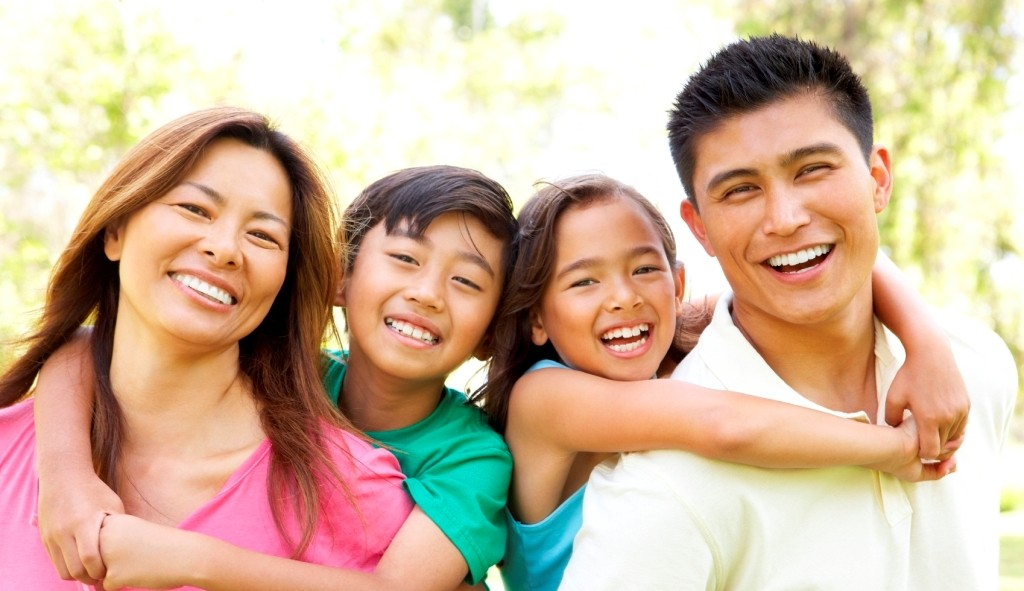
#> input picture people.jpg, 1024 x 591 px
$ jupyter execute B1-FaceDetection.ipynb
#> lines starting #> are read from the running program, lines starting #| are printed output that depends on the picture
[cell 1]
import numpy as np
import urllib
import matplotlib.pyplot as plt
import cv2
import sys
import os.path
from urllib.request import urlopen

source = cv2.imread("people.jpg")
#> source is the input picture: shape (591, 1024, 3); mean B, G, R 157, 181, 207.6

cvt = cv2.cvtColor(source, cv2.COLOR_BGR2GRAY)
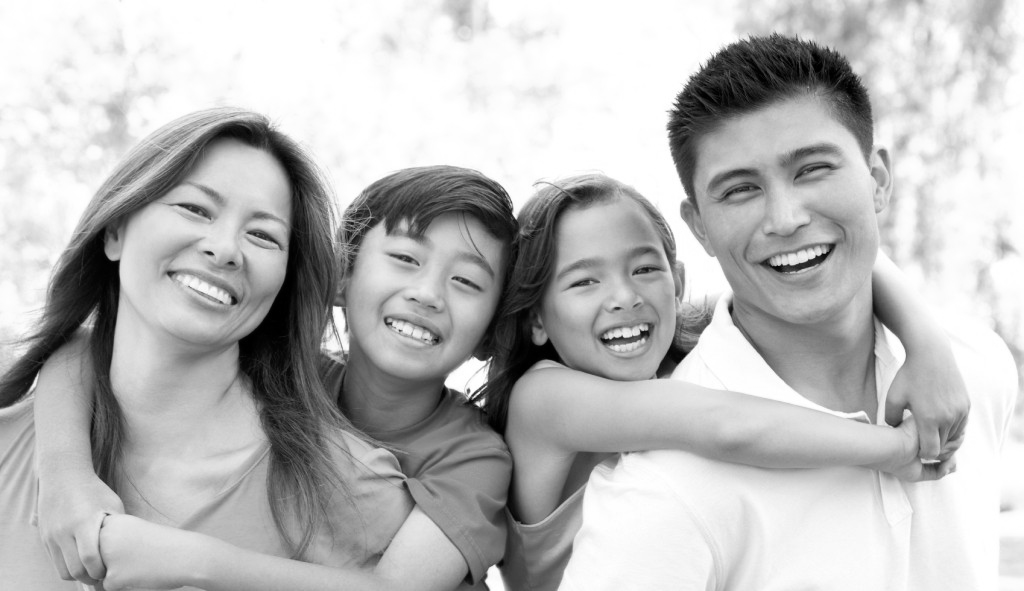
#> cvt: shape (591, 1024); min 0, max 255, mean 186.3
face_classifier = 'my_haarcascade_frontalface_default.xml'

face_cascade = cv2.CascadeClassifier(face_classifier)
faces = face_cascade.detectMultiScale(cvt, 1.25, 3)
#> faces = [[143, 150, 170, 170], [538, 213, 156, 156], [672, 95, 212, 212]]

plt.axis('off')
plt.title('Bouncing Image')
plt.imshow(cv2.cvtColor(source, cv2.COLOR_BGR2RGB))
plt.show()
